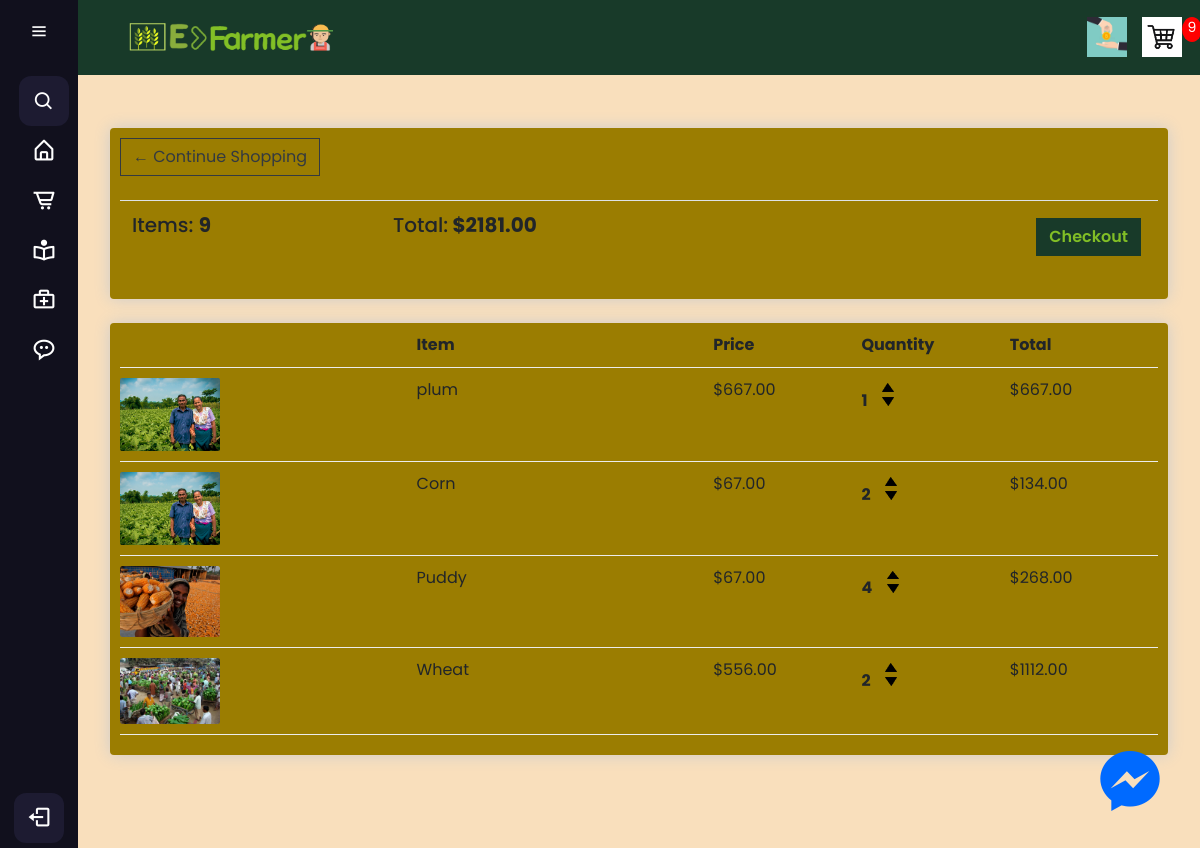
The page /cart/ (signed in) on the database as committed earlier.
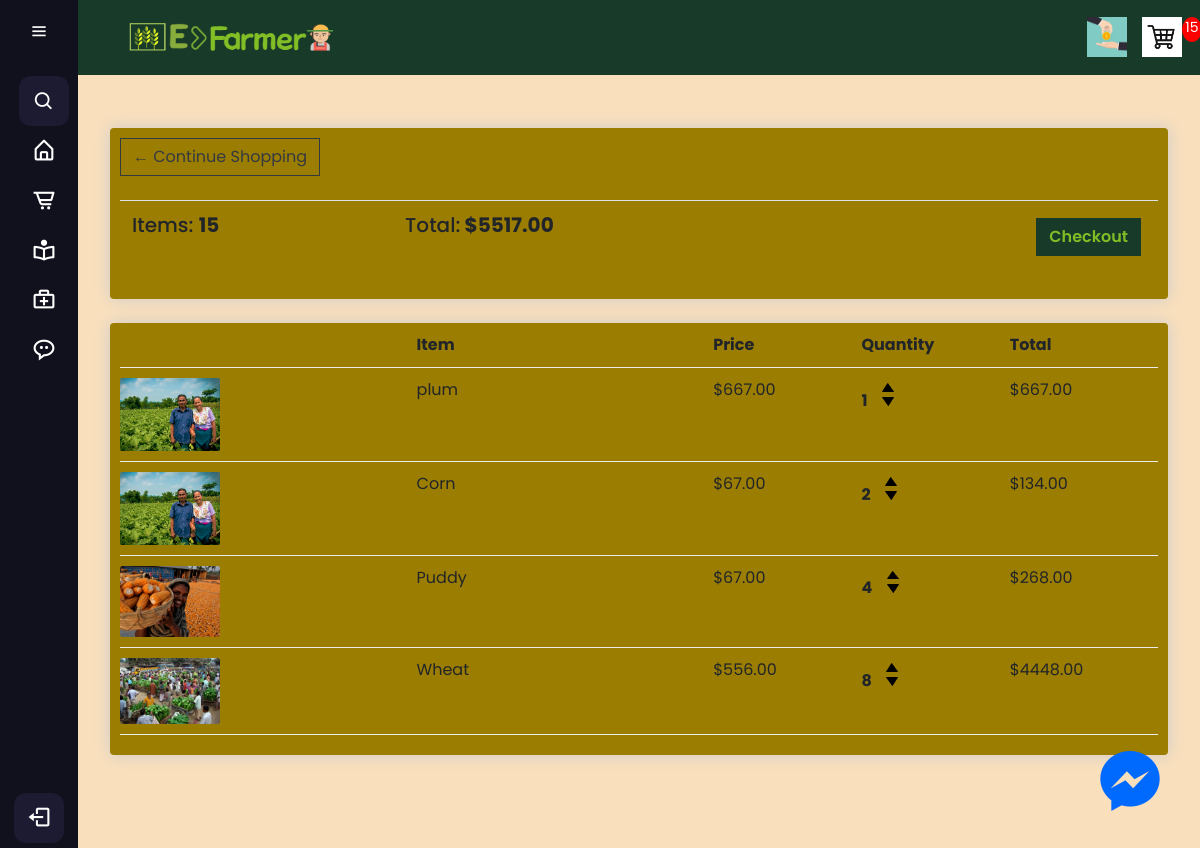
The same page on the database as committed later.
### farmer/models/seedModels.py (models this page shows, shortened)
class Order(models.Model):
	customer = models.ForeignKey(Customer, on_delete=models.SET_NULL, null=True, blank=True)
	date_ordered = models.DateTimeField(auto_now_add=True)
	complete = models.BooleanField(default=False)
	transaction_id = models.CharField(max_length=100, null=True)
	@property
	def get_cart_total(self):
		orderitems = self.orderitem_set.all()
		total = sum([item.get_total for item in orderitems])
		return total
	@property
	def get_cart_items(self):
		orderitems = self.orderitem_set.all()
		total = sum([item.quantity for item in orderitems])
		return total

class OrderItem(models.Model):
	product = models.ForeignKey(Product, on_delete=models.SET_NULL, null=True)
	order = models.ForeignKey(Order, on_delete=models.SET_NULL, null=True)
	quantity = models.IntegerField(default=0, null=True, blank=True)
	date_added = models.DateTimeField(auto_now_add=True)
	@property
	def get_total(self):
		total = self.product.price * self.quantity
		return total

class Product(models.Model):
	name = models.CharField(max_length=200)
	price = models.FloatField()
	digital = models.BooleanField(default=False,null=True, blank=True)
	image = models.ImageField(null=True, blank=True)
	@property
	def imageURL(self):
		try:
			url = self.image.url
		except:
			url = ''
		return url

### farmer/views.py (the view)
# urls.py: path('cart/', views.cart, name="cart"),
def cart(request):
	data = cartData(request)
	cartItems = data['cartItems']
	order = data['order']
	items = data['items']
	context = {'items':items, 'order':order, 'cartItems':cartItems}
	return render(request, 'farmer/store/cart.html', context)

### farmer/utils.py (called while the page is built)
def cartData(request):
	if request.user.is_authenticated:
		customer = request.user.customer
		order, created = Order.objects.get_or_create(customer=customer, complete=False)
		items = order.orderitem_set.all()
		cartItems = order.get_cart_items
	else:
		cookieData = cookieCart(request)
		cartItems = cookieData['cartItems']
		order = cookieData['order']
		items = cookieData['items']
	return {'cartItems':cartItems ,'order':order, 'items':items}

### farmer/templates/farmer/store/cart.html
{% extends 'farmer/main.html' %}
{% load static %}
{% block content %}
<div class="navbar p-3 bg-info d-flex justify-content-between">
	<a href="{% url 'store' %}">
		<img id="logo" src="{% static 'images/logo/logo.png' %}">
	</a>
	<div class="form-inline my-2 my-lg-0 cart_logo">
		<img  id="cart-icon" src="{% static 'images/logo/transaction.jpg' %}">
		<a href="{% url 'cart' %}">
			<img  id="cart-icon" src="{% static 'images/logo/cart.jpg' %}">
		</a>
		<p id="cart-total">{{cartItems}}</p>
	</div>
</div>
<div class="cart_items mt-5 pt-5">
	<div class="p-3 ">
		<div class="p-3">
			<div class="box-element">
				<a  class="btn btn-outline-dark" href="{% url 'store' %}">&#x2190; Continue Shopping</a>
				<br>
				<br>
				<table class="table">
					<tr>
						<th><h5>Items: <strong>{{order.get_cart_items}}</strong></h5></th>
						<th><h5>Total:<strong> ${{order.get_cart_total|floatformat:2}}</strong></h5></th>
						<th>
							<a  style="float:right; margin:5px; color: #81be26; font-weight: 600; background-color:#183a29;" class="btn" href="{% url 'checkout' %}">Checkout</a>
						</th>
					</tr>
				</table>
			</div>
			<br>
			<div class="box-element">
				<div class="cart-row">
					<div style="flex:2"></div>
					<div style="flex:2"><strong>Item</strong></div>
					<div style="flex:1"><strong>Price</strong></div>
					<div style="flex:1"><strong>Quantity</strong></div>
					<div style="flex:1"><strong>Total</strong></div>
				</div>
				{% for item in items %}
				<div class="cart-row">
					<div style="flex:2"><img class="row-image" src="{{item.product.imageURL}}"></div>
					<div style="flex:2"><p>{{item.product.name}}</p></div>
					<div style="flex:1"><p>${{item.product.price|floatformat:2}}</p></div>
					<div style="flex:1">
						<p class="quantity">{{item.quantity}}</p>
						<div class="quantity">
							<img data-product="{{item.product.id}}" data-action="add" class="chg-quantity update-cart" src="{% static  'images/logo/up.png' %}">
							<img data-product="{{item.product.id}}" data-action="remove" class="chg-quantity update-cart" src="{% static  'images/logo/down.png' %}">
						</div>
					</div>
					<div style="flex:1"><p>${{item.get_total|floatformat:2}}</p></div>
				</div>
				{% endfor %}
			</div>
		</div>
	</div>
</div>
{% endblock content %}

Rows that differ between the two databases and show on the page:
changed through a linked row, Order: get_cart_items "9" → "15"; get_cart_total "2181.00" → "5517.00"
changed OrderItem "Wheat": quantity "2" → "8"; get_total "1112.00" → "4448.00"
Other text that changed with them:
{{ cartItems }}: "9" → "15"
